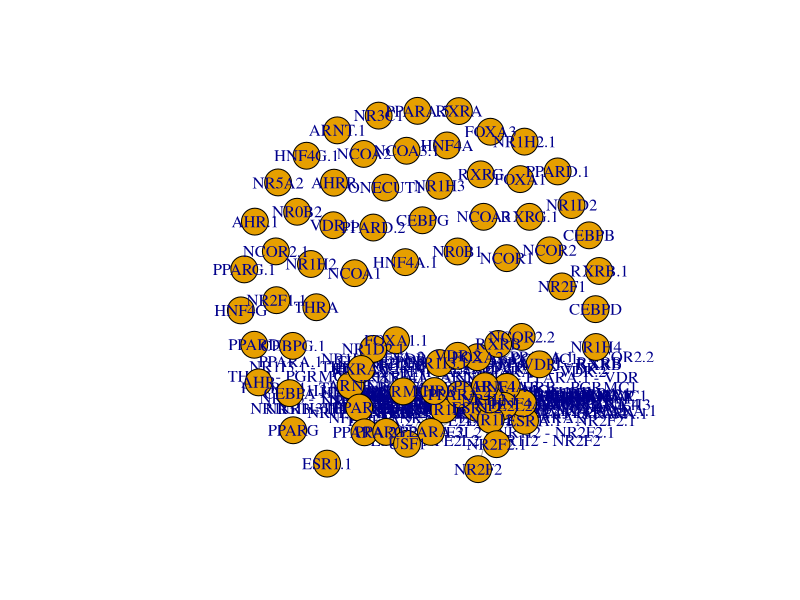
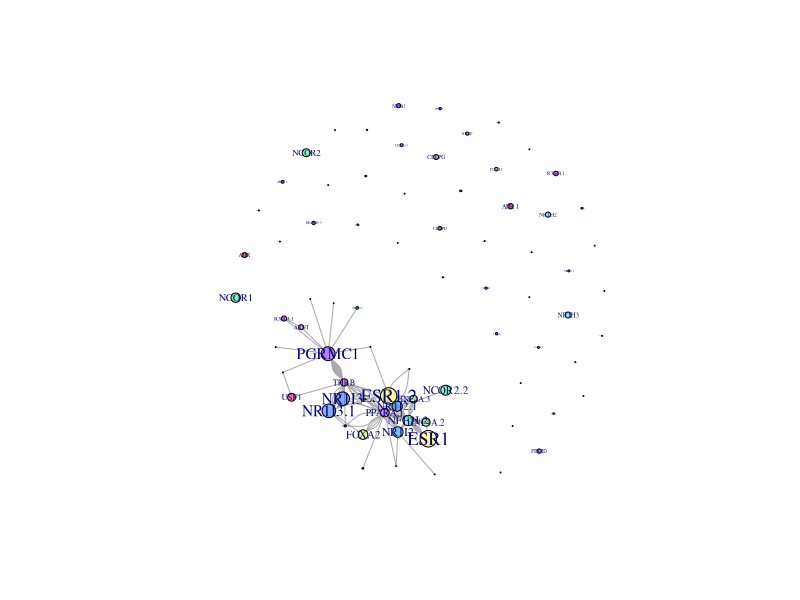
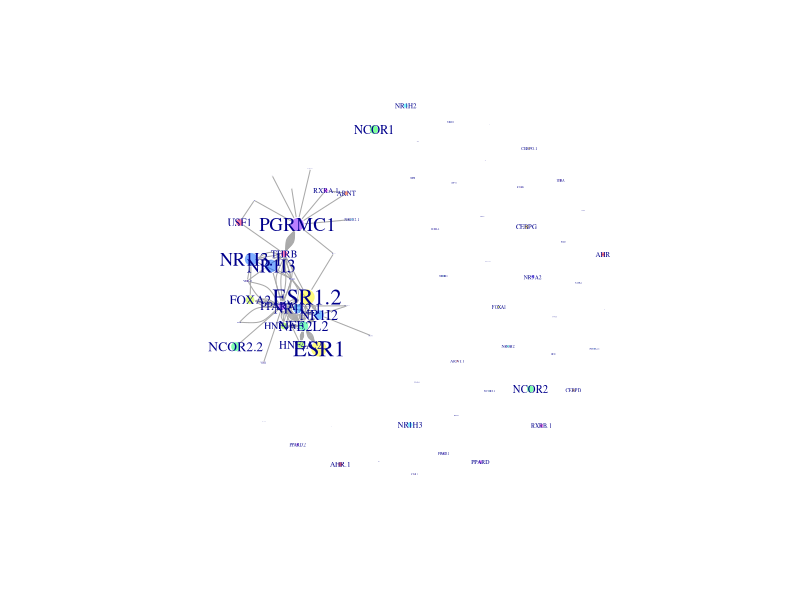
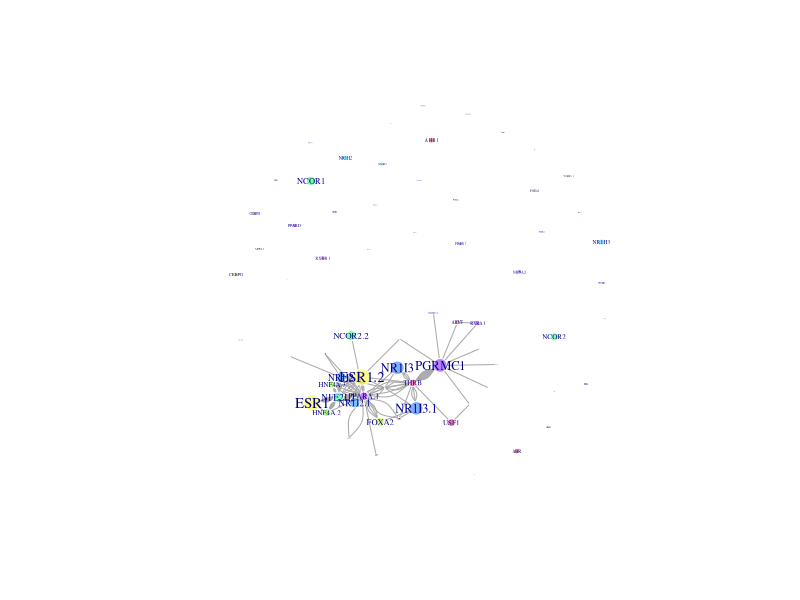
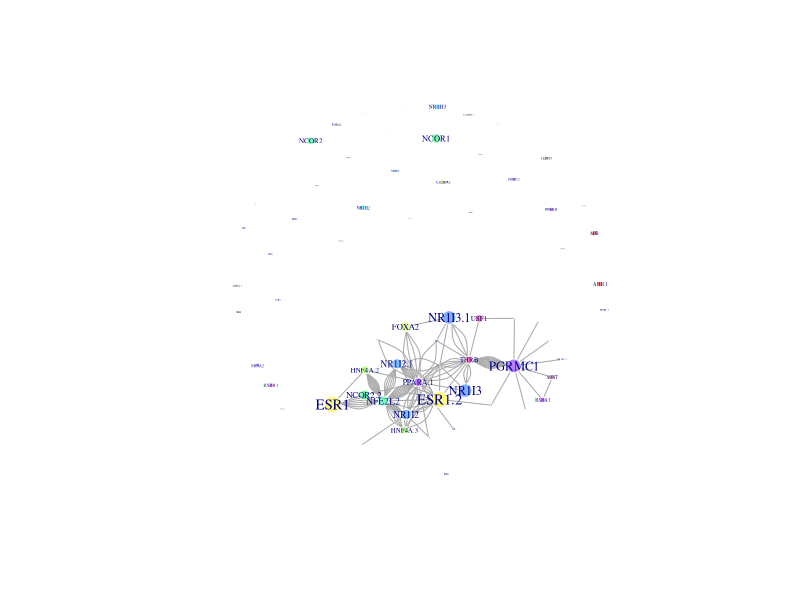
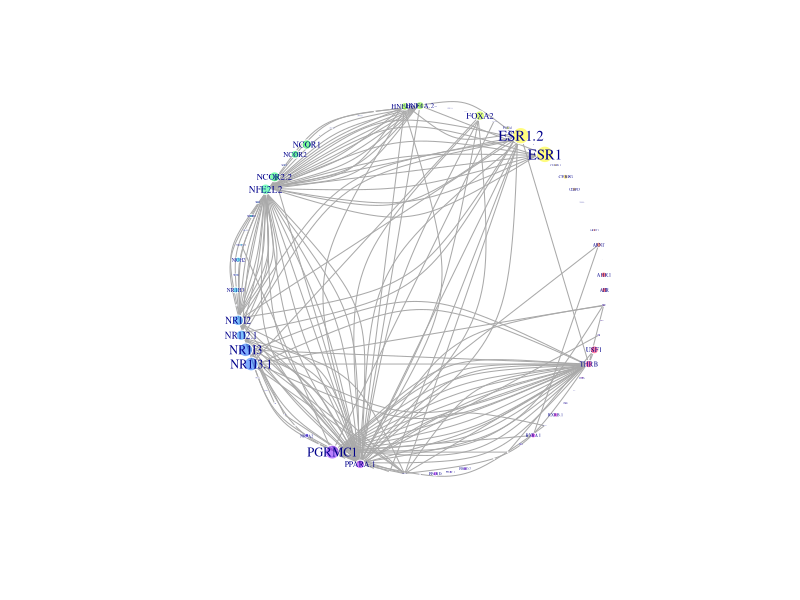
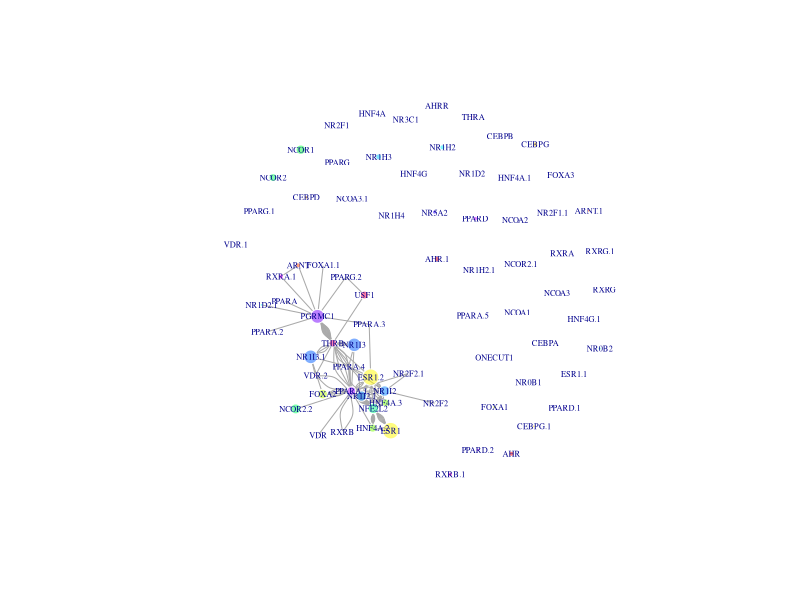
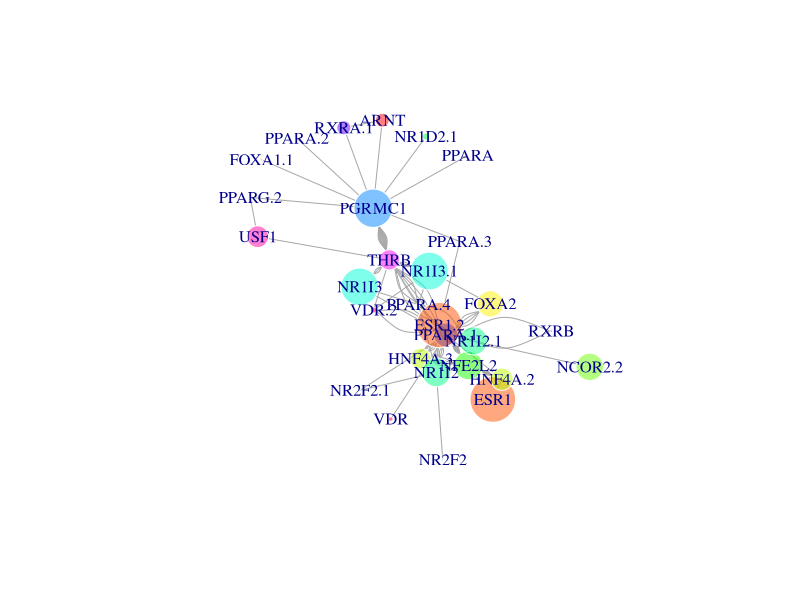

Reproduce these figures in R, in order.
setwd("/Users/ronglu/Downloads/Danxin_Figure_Request_12242018/Danxin_Data")
Danxin.node <- read.csv("Gephi_gene_node.csv", header=T, stringsAsFactors = F)
Danxin.edge <- read.csv("CYP3A4_gene_4comb_Gephi_5 (Edges_filtered_by_SI).csv", header=T, stringsAsFactors = F)

library(igraph)
head(Danxin.node)
head(Danxin.edge)

# > head(Danxin.node)
# Id  Label          SI Residual.Dev.Perc Null.Dev      Weight
# 1    AHR    AHR 0.068721840         0.8439045 184.8586 0.081433195
# 2  AHR.1  AHR.1 0.073308624         0.8338740 184.8586 0.087913312
# 3   AHRR   AHRR 0.008624813         0.9842717 184.8586 0.008762634
# 4   ARNT   ARNT 0.067964971         0.8464045 184.8586 0.080298450
# 5 ARNT.1 ARNT.1 0.038734057         0.9134514 184.8586 0.042404070
# 6  CEBPA  CEBPA 0.007946078         0.9819607 184.8586 0.008092053

# > head(Danxin.edge)
# Source  Target     Type   id                             label timeset    weight        si
# 1   ESR1 HNF4A.2 Directed    5 ESR1 - HNF4A.2 - NFE2L2 - PPARA.1      NA 0.6928397 0.3095288
# 2   ESR1  NFE2L2 Directed 1039                                        NA 0.6886607 0.3045233
# 3   ESR1  NFE2L2 Directed 1045                                        NA 0.6903179 0.3038208
# 4   ESR1  NFE2L2 Directed 1068                                        NA 0.6836823 0.3011575
# 5   ESR1  NFE2L2 Directed 1069                                        NA 0.6837338 0.3013028
# 6   ESR1  NFE2L2 Directed 1082 ESR1 - NFE2L2 - HNF4A.3 - PPARA.1      NA 0.6897985 0.3033020

# residual_dev_perc nul_.deviance
# 1         0.3071603      184.8586
# 2         0.3113393      184.8586
# 3         0.3096821      184.8586
# 4         0.3163177      184.8586
# 5         0.3162662      184.8586
# 6         0.3102015      184.8586

dim(Danxin.node) # [1] 78  6
length(unique(Danxin.node$Id))  ## [1] 78

which(Danxin.node$Id=="DBP")  # [1] 11
which(Danxin.node$Id=="YY1")  # [1] 78
Danxin.net <- graph_from_data_frame(d=Danxin.edge, vertices=Danxin.node[-c(11, 78),], directed=F) 
Danxin.net

plot(Danxin.net)

# Generate colors based on media type:
names(Danxin.node)
# [1] "Id"                "Label"             "SI"                "Residual.Dev.Perc" "Null.Dev"         
# [6] "Weight" 
unique.label <- unlist(lapply(strsplit(V(Danxin.net)$Label, "[.]"), function(x){return(x[1])}))
length(unique(unique.label))  ## [1] 43
library("RColorBrewer")
Danxin.colrs <- rainbow(43, alpha=.5) 
V(Danxin.net)$color <- Danxin.colrs[as.integer(as.factor(unique.label))]

## use univariate main-effect SI to set node size:
V(Danxin.net)$size <- V(Danxin.net)$SI*40
V(Danxin.net)$label.cex <- V(Danxin.net)$SI*5
E(Danxin.net)$label.cex <- rep(0.001, length(E(Danxin.net)))
E(Danxin.net)$size <- E(Danxin.net)$si
plot(Danxin.net)  ## NetVisual_6

V(Danxin.net)$label.cex <- V(Danxin.net)$SI*4  ## NetVisual_7

V(Danxin.net)$frame.color <- "white"  ## NetVisual_8

V(Danxin.net)$label.cex <- V(Danxin.net)$SI*6  ## NetVisual_9
plot(Danxin.net)

V(Danxin.net)$label.cex <- V(Danxin.net)$SI*4  ## NetVisual_10
l <- layout_with_fr(Danxin.net)
plot(Danxin.net, layout=l)

l <- layout_with_kk(Danxin.net)  ## ## NetVisual_11
plot(Danxin.net, layout=l)

l <- layout_in_circle(Danxin.net)
plot(Danxin.net, layout=l)  


## in order to investigate tiny circles in NetVisual_7, we need to fix node label size:
V(Danxin.net)$label.cex <- rep(0.5, length(V(Danxin.net)$SI))
l <- layout_with_fr(Danxin.net)
plot(Danxin.net, layout=l)   ## NetVisual_12


##  -------------------------- work of 12/26/2018 starts from this line: 

## Prof. Wolfgang commented: the labeling is quite small. Maybe ok online, but not in print:
## so ignore all nodes that is not connected:
connected.node <- unique(c(Danxin.edge$Source, Danxin.edge$Target))
connected.node
# [1] "ESR1"    "HNF4A.2" "NFE2L2"  "HNF4A.3" "PPARA.1" "NR1I3"   "NR1I3.1" "PPARA.4" "THRB"    "NR1I2"  
# [11] "ESR1.2"  "NR1I2.1" "VDR.2"   "PGRMC1"  "FOXA2"   "USF1"    "RXRA.1"  "NR2F2.1" "NR2F2"   "NCOR2.2"
# [21] "VDR"     "PPARA.3" "RXRB"    "FOXA1.1" "PPARA"   "PPARG.2" "NR1D2.1" "PPARA.2" "ARNT" 
connected.node.index <- sapply(connected.node, function(x){which(Danxin.node$Id==x)})
Danxin.net.2 <- graph_from_data_frame(d=Danxin.edge, vertices=Danxin.node[connected.node.index,], directed=F) 

unique.label <- unlist(lapply(strsplit(V(Danxin.net.2)$Label, "[.]"), function(x){return(x[1])}))
length(unique(unique.label))  ## [1] 19
library("RColorBrewer")
Danxin.colrs <- rainbow(19, alpha=.5) 
V(Danxin.net.2)$color <- Danxin.colrs[as.integer(as.factor(unique.label))]

## use univariate main-effect SI to set node size:
V(Danxin.net.2)$size <- V(Danxin.net.2)$SI*120
#V(Danxin.net.2)$label.cex <- V(Danxin.net.2)$SI*5
V(Danxin.net.2)$label.cex <- rep(1, length(V(Danxin.net.2)$SI))
V(Danxin.net.2)$label.degree <- 0
E(Danxin.net.2)$label.cex <- rep(0.001, length(E(Danxin.net.2)))
E(Danxin.net.2)$size <- E(Danxin.net.2)$si
V(Danxin.net.2)$frame.color <- "white"  
plot(Danxin.net.2)  ## NetVisual_6

save.image("Danxin_Quadruplets_Visualization_image_12262018.RData")


V(Danxin.net.2)$color <- Danxin.colrs[7]   ##   "lightskyblue"   ##   grep("blue", colors(), value=T)[4]
V(Danxin.net.2)$size <- V(Danxin.net.2)$SI*50
V(Danxin.net.2)$label.cex <- rep(1.25, length(V(Danxin.net.2)$SI))
V(Danxin.net.2)$label.cex <- rep(1.75, length(V(Danxin.net.2)$SI))
plot(Danxin.net.2)
l <- layout_with_fr(Danxin.net.2)
plot(Danxin.net.2, layout=l)

V(Danxin.net.2)$size <- V(Danxin.net.2)$SI*60
V(Danxin.net.2)$label.cex <- rep(3.5, length(V(Danxin.net.2)$SI))
pdf("Rplot25.pdf", 30, 30)
plot(Danxin.net.2)
dev.off()
